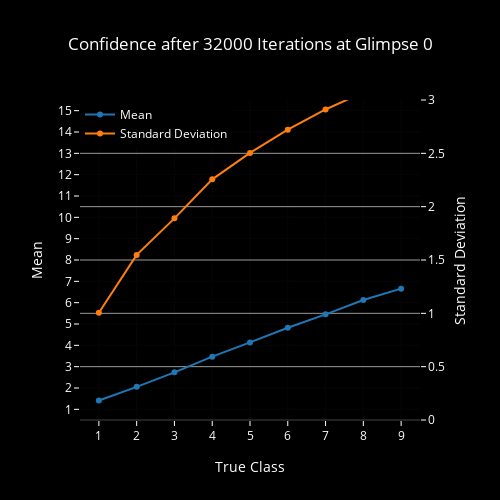
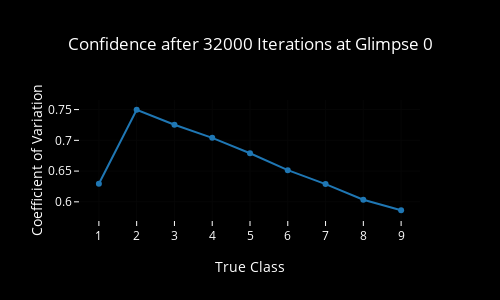
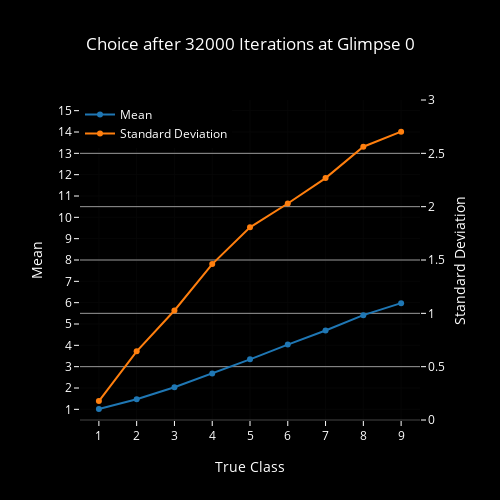
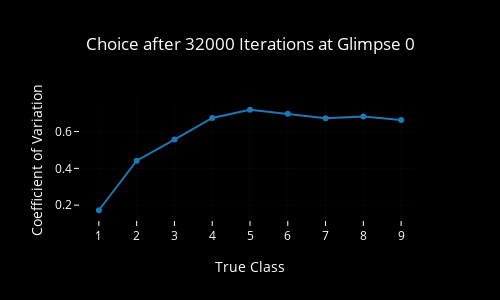

These figures' notebook cell, in order:
### Code cell
for i, it in enumerate(iter_list):
    for g, glimpse in enumerate(glimpse_list):
        plot_confidence_msdcv(i, it, g, glimpse)
        plot_choice_msdcv(i, it, g, glimpse)

### Figure 1 — Plotly figure (JSON) as saved in the notebook; plotly's stock layout.template omitted (floating-point values rounded to 4 significant figures)
{"data": [{"name": "Mean", "type": "scatter", "x": [1, 2, 3, 4, 5, 6, 7, 8, 9], "y": [1.416, 2.054, 2.736, 3.47, 4.137, 4.821, 5.452, 6.127, 6.657, null, null, null, null, null, null]}, {"name": "Standard Deviation", "type": "scatter", "x": [1, 2, 3, 4, 5, 6, 7, 8, 9], "y": [1.005, 1.548, 1.89, 2.256, 2.504, 2.721, 2.911, 3.072, 3.169, null, null, null, null, null, null], "yaxis": "y2"}], "layout": {"font": {"color": "#FFF"}, "height": 500, "legend": {"x": 0, "y": 1}, "paper_bgcolor": "#000", "plot_bgcolor": "#000", "title": "Confidence after 32000 Iterations at Glimpse 0", "titlefont": {"color": "#FFF"}, "width": 500, "xaxis": {"dtick": 1, "range": [0.5, 9.5], "tickcolor": "#FFF", "title": "True Class"}, "yaxis": {"dtick": 1, "range": [0.5, 15.5], "tickcolor": "#FFF", "title": "Mean"}, "yaxis2": {"gridcolor": "#999", "overlaying": "y", "range": [0, 3], "side": "right", "tickcolor": "#FFF", "title": "Standard Deviation"}}}

### Figure 2 — Plotly figure (JSON) as saved in the notebook; plotly's stock layout.template omitted (floating-point values rounded to 4 significant figures)
{"data": [{"name": "Coefficient of Variation", "type": "scatter", "x": [1, 2, 3, 4, 5, 6, 7, 8, 9], "y": [0.6293, 0.7497, 0.7254, 0.704, 0.679, 0.6515, 0.6289, 0.6034, 0.5863, null, null, null, null, null, null]}], "layout": {"font": {"color": "#FFF"}, "height": 300, "paper_bgcolor": "#000", "plot_bgcolor": "#000", "title": "Confidence after 32000 Iterations at Glimpse 0", "titlefont": {"color": "#FFF"}, "width": 500, "xaxis": {"dtick": 1, "range": [0.5, 9.5], "tickcolor": "#FFF", "title": "True Class"}, "yaxis": {"showgrid": true, "tickcolor": "#FFF", "title": "Coefficient of Variation"}}}

### Figure 3 — Plotly figure (JSON) as saved in the notebook; plotly's stock layout.template omitted (floating-point values rounded to 4 significant figures)
{"data": [{"name": "Mean", "type": "scatter", "x": [1, 2, 3, 4, 5, 6, 7, 8, 9], "y": [1.013, 1.471, 2.037, 2.679, 3.344, 4.034, 4.698, 5.414, 5.977, null, null, null, null, null, null]}, {"name": "Standard Deviation", "type": "scatter", "x": [1, 2, 3, 4, 5, 6, 7, 8, 9], "y": [0.1772, 0.6435, 1.027, 1.461, 1.806, 2.029, 2.268, 2.562, 2.703, null, null, null, null, null, null], "yaxis": "y2"}], "layout": {"font": {"color": "#FFF"}, "height": 500, "legend": {"x": 0, "y": 1}, "paper_bgcolor": "#000", "plot_bgcolor": "#000", "title": "Choice after 32000 Iterations at Glimpse 0", "titlefont": {"color": "#FFF"}, "width": 500, "xaxis": {"dtick": 1, "range": [0.5, 9.5], "tickcolor": "#FFF", "title": "True Class"}, "yaxis": {"dtick": 1, "range": [0.5, 15.5], "tickcolor": "#FFF", "title": "Mean"}, "yaxis2": {"gridcolor": "#999", "overlaying": "y", "range": [0, 3], "side": "right", "tickcolor": "#FFF", "title": "Standard Deviation"}}}

### Figure 4 — Plotly figure (JSON) as saved in the notebook; plotly's stock layout.template omitted (floating-point values rounded to 4 significant figures)
{"data": [{"name": "Coefficient of Variation", "type": "scatter", "x": [1, 2, 3, 4, 5, 6, 7, 8, 9], "y": [0.1724, 0.4414, 0.5566, 0.6737, 0.7184, 0.696, 0.672, 0.6814, 0.6626, null, null, null, null, null, null]}], "layout": {"font": {"color": "#FFF"}, "height": 300, "paper_bgcolor": "#000", "plot_bgcolor": "#000", "title": "Choice after 32000 Iterations at Glimpse 0", "titlefont": {"color": "#FFF"}, "width": 500, "xaxis": {"dtick": 1, "range": [0.5, 9.5], "tickcolor": "#FFF", "title": "True Class"}, "yaxis": {"showgrid": true, "tickcolor": "#FFF", "title": "Coefficient of Variation"}}}
